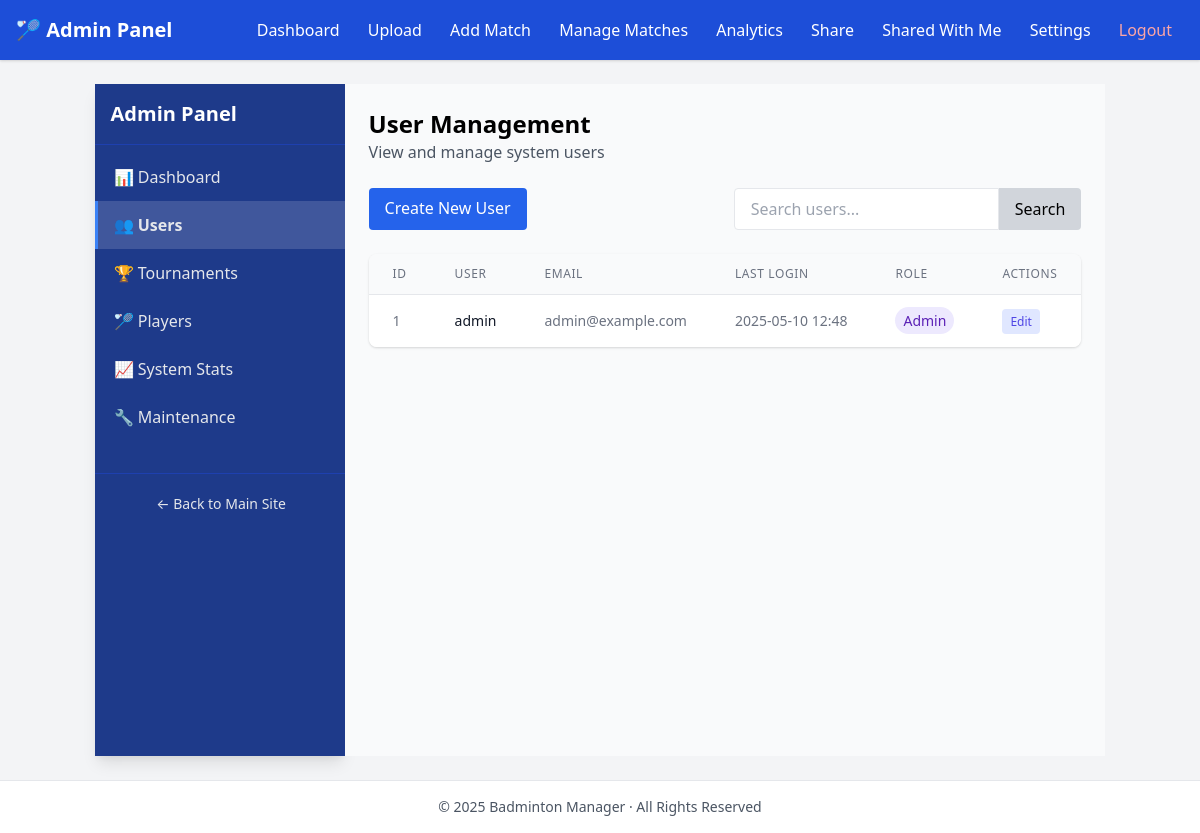
The app's page /admin/users (signed in) with its own data.
### models.py (models this page shows, shortened)
class User(db.Model):
    id = db.Column(db.Integer, primary_key=True)
    username = db.Column(db.String(150), nullable=False, unique=True)
    email = db.Column(db.String(150), nullable=False, unique=True)
    password_hash = db.Column(db.String(256), nullable=False)
    last_login = db.Column(db.DateTime, default=db.func.current_timestamp())
    is_admin = db.Column(db.Boolean, default=False)  # New field for admin status
    tournaments = db.relationship('Tournament', backref='organizer', lazy=True)

### routes/admin.py (the view)
@admin_bp.route('/users')
@admin_required
def manage_users():
    users = User.query.all()
    return render_template("admin/users.html", users=users)

### utils.py (called while the page is built)
def admin_required(f):
    @wraps(f)
    def decorated_function(*args, **kwargs):
        if 'user_id' not in session:
            flash('Please log in to access this page')
            return redirect(url_for('auth.login'))
        from models import User
        user = User.query.get(session['user_id'])
        if not user or not user.is_admin:
            flash('You do not have permission to access this page')
            return redirect(url_for('user.dashboard'))
        return f(*args, **kwargs)
    return decorated_function

### templates/admin/users.html (shortened to what this page needs)
{% extends "admin/admin_layout.html" %}
{% block admin_title %}User Management{% endblock %}
{% block admin_subtitle %}View and manage system users{% endblock %}
{% block admin_content %}
<div class="flex justify-between mb-6">
  <div class="flex gap-2">
    <a href="{{ url_for('admin.create_user') }}" class="bg-blue-600 text-white px-4 py-2 rounded hover:bg-blue-700">
      Create New User
    </a>
  </div>
  <form action="{{ url_for('admin.manage_users') }}" method="GET" class="flex">
    <input type="text" name="search" placeholder="Search users..." class="border rounded-l px-4 py-2">
    <button type="submit" class="bg-gray-300 px-4 py-2 rounded-r hover:bg-gray-400">
      Search
    </button>
  </form>
</div>
<div class="bg-white rounded-lg shadow overflow-hidden">
  <table class="min-w-full divide-y divide-gray-200">
    <thead class="bg-gray-50">
      <tr>
        <th class="px-6 py-3 text-left text-xs font-medium text-gray-500 uppercase tracking-wider">
          ID
        </th>
        <th class="px-6 py-3 text-left text-xs font-medium text-gray-500 uppercase tracking-wider">
          User
        </th>
        <th class="px-6 py-3 text-left text-xs font-medium text-gray-500 uppercase tracking-wider">
          Email
        </th>
        <th class="px-6 py-3 text-left text-xs font-medium text-gray-500 uppercase tracking-wider">
          Last Login
        </th>
        <th class="px-6 py-3 text-left text-xs font-medium text-gray-500 uppercase tracking-wider">
          Role
        </th>
        <th class="px-6 py-3 text-left text-xs font-medium text-gray-500 uppercase tracking-wider">
          Actions
        </th>
      </tr>
    </thead>
    <tbody class="bg-white divide-y divide-gray-200">
      {% for user in users %}
        <tr>
          <td class="px-6 py-4 whitespace-nowrap text-sm text-gray-500">
            {{ user.id }}
          </td>
          <td class="px-6 py-4 whitespace-nowrap">
            <div class="text-sm font-medium text-gray-900">{{ user.username }}</div>
          </td>
          <td class="px-6 py-4 whitespace-nowrap">
            <div class="text-sm text-gray-500">{{ user.email }}</div>
          </td>
          <td class="px-6 py-4 whitespace-nowrap text-sm text-gray-500">
            {% if user.last_login %}
              {{ user.last_login.strftime('%Y-%m-%d %H:%M') }}
            {% else %}
              Never
            {% endif %}
          </td>
          <td class="px-6 py-4 whitespace-nowrap text-sm">
            {% if user.is_admin %}
              <span class="px-2 py-1 bg-purple-100 text-purple-800 rounded-full">
                Admin
              </span>
            {% else %}
              <span class="px-2 py-1 bg-blue-100 text-blue-800 rounded-full">
                User
              </span>
            {% endif %}
          </td>
          <td class="px-6 py-4 whitespace-nowrap text-sm text-gray-500">
            <div class="flex space-x-2">
              <a href="{{ url_for('admin.edit_user', user_id=user.id) }}"
                 class="text-indigo-600 hover:text-indigo-900">
                <span class="px-2 py-1 bg-indigo-100 rounded text-xs">Edit</span>
              </a>
            </div>
          </td>
        </tr>
      {% endfor %}
    </tbody>
  </table>
</div>
{% endblock %}

### records on screen
User: id "1", username "admin", email "admin@example.com", last_login "2025-05-10 12:48", is_admin "Admin"
